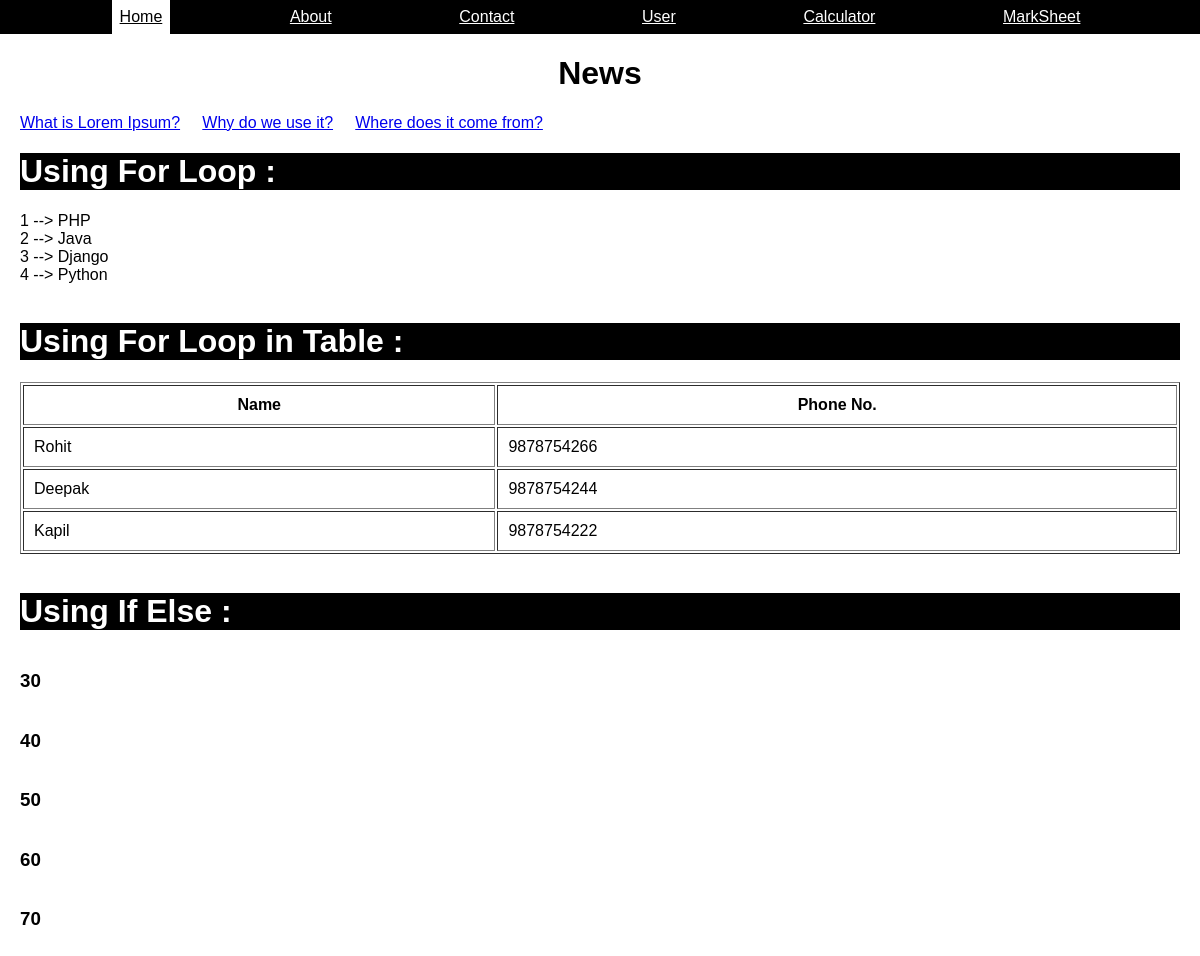
The app's page /, older data.
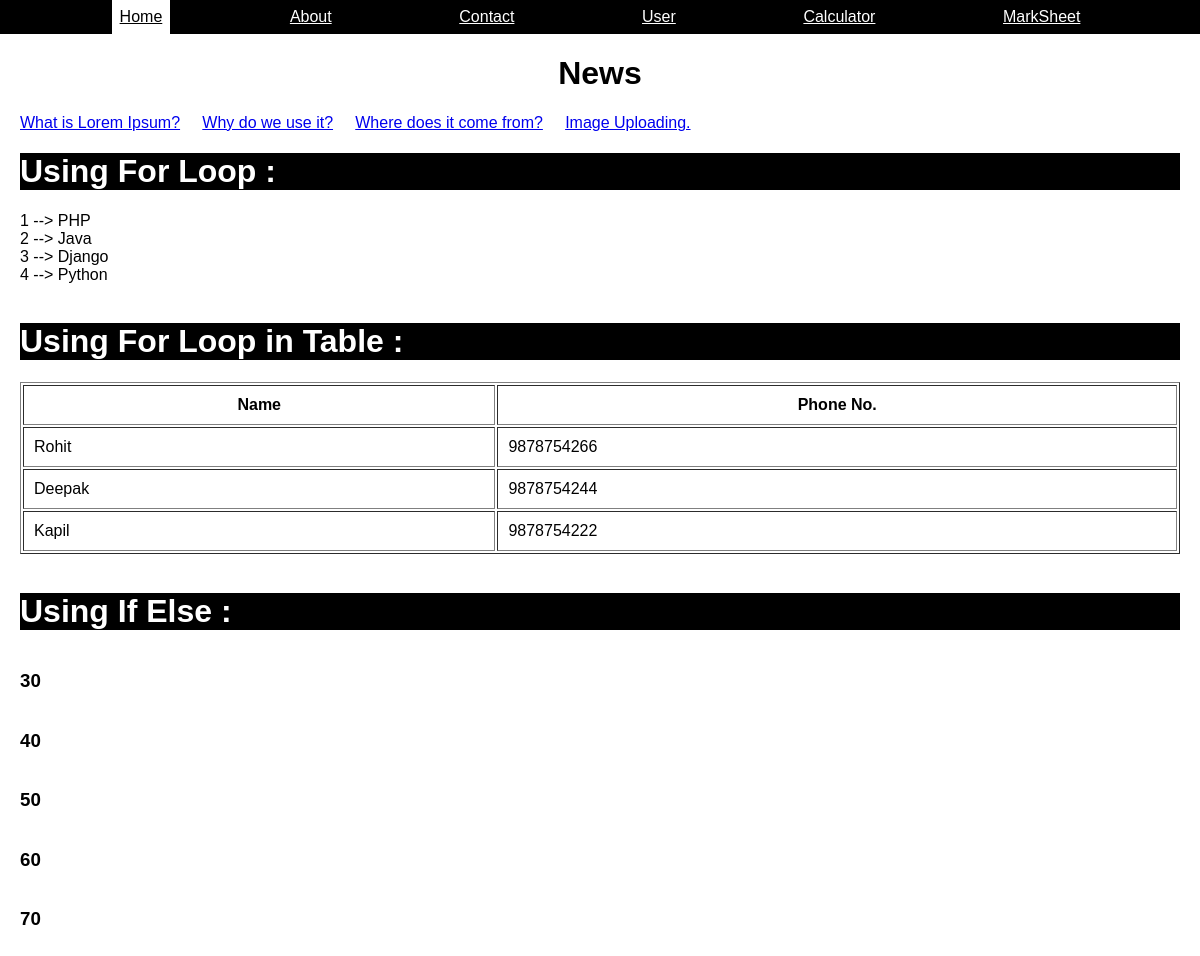
The same page, newer data.
### news/models.py (models this page shows)
class News(models.Model):
    news_title=models.CharField(max_length=100)
    news_desc=HTMLField()
    news_image=models.FileField(upload_to="news/", max_length=250, null=True, default=None)
    news_slug=AutoSlugField(populate_from="news_title", unique=True, null=True, default=None)

### learn_dj/views.py (the view)
# urls.py: path('', views.homePage, name="home"),
def homePage(request):
    news_data=News.objects.all()
    data = {
        'title' : 'Django Test',
        'bdata' : 'Welcome to the Django Testing.',
        'clist' : [ 'PHP', 'Java', 'Django', 'Python' ],
        'numbers' : [10,20,30,40,50,60,70],
        'student_details' : [
            { 'name' : 'Rohit', 'phone' : 9878754266},
            { 'name' : 'Deepak', 'phone' : 9878754244},
            { 'name' : 'Kapil', 'phone' : 9878754222}
        ],
        'news_data' : news_data
    }
    return render(request, "index.html", data)

### templates/index.html (shortened to what this page needs)
{% extends "base.html" %}
    {% block content %}
    <link rel="stylesheet" href="/static/css/main.css" />
  </head>
  <body>
    <div class="main-body">
      <h1 class="news-title">News</h1>
      <marquee onmouseover="stop()" onmouseout="start()">
        {% for news in news_data %}
          <a href="/newsDetails/{{news.news_slug}}">{{news.news_title}}</a> &nbsp;&nbsp;&nbsp;
        {% endfor %}
      </marquee>
      <h1>Using For Loop :</h1>
      {% for n in clist %}
      <div id="list_lang">{{forloop.counter}} --> {{n}}</div>
      {% endfor %}
      <br />
      <h1>Using For Loop in Table :</h1>
      <table border="1" cellpadding="10px">
        <tr>
          <th>Name</th>
          <th>Phone No.</th>
        </tr>
        {% for d in student_details %}
        <tr>
          <td>{{d.name}}</td>
          <td>{{d.phone}}</td>
        </tr>
        {% endfor %}
      </table>
      <br />
      <h1>Using If Else :</h1>
      {% if numbers|length > 0 %} {% for n in numbers %} {% if n > 20 %}
      <h3>{{n}}</h3>
      {% endif %} {% endfor %} {% else %}
      <h3>No Data Found</h3>
      <br />
      {% endif %}
      <br />
      {% endblock %}

### templates/base.html
{% include "header.html" %}
{% block content %}
{% endblock %}

### templates/header.html (shortened to what this page needs)
{% load static %}
<!DOCTYPE html>
<html lang="en">
  <head>
    <link rel="stylesheet" href="/static/css/header.css" />
  </head>
  <body>
    <div class="body">
      <ul>
        <li class="{% if request.path == '/' %} active {% endif %}"><a href="{% url "home" %}">Home</a></li>
        <li class="{% if request.path == '/about-us/' %} active {% endif %}"><a href="{% url "aboutus" %}">About</a></li>
        <li class="{% if request.path == '/contact/' %} active {% endif %}"><a href="{% url "contact" %}">Contact</a></li>
        <li class="{% if request.path == '/user/' %} active {% endif %}"><a href="{% url "user" %}">User</a></li>
        <li class="{% if request.path == '/calculator/' %} active {% endif %}"><a href="{% url "calculator" %}">Calculator</a></li>
        <li class="{% if request.path == '/marksheet/' %} active {% endif %}"><a href="{% url "marksheet" %}">MarkSheet</a></li>
      </ul>
    </div>
  </body>
</html>

### static/css/header.css (style rules this page uses)
.body { display: flex; align-items: center; }
ul { display: flex; justify-content: space-evenly; background-color: black; width: 100%; list-style-type: none; margin: 0; padding: 0; overflow: hidden; }
li { float: left; }
li a { color: white; display: block; padding: 8px; }
.active a { color: black; background-color: white; }

### static/css/main.css (style rules this page uses)
body { font-family: Arial, Helvetica, sans-serif; margin: 0; }
.main-body { display: flex; margin-left: 20px; margin-right: 20px; flex-direction: column; }
h1 { background-color: black; color: white; }
.news-title { align-self: center; color: black; background: none; }

Row changes from the older to the newer data that the page shows:
added News: news_title "Image Uploading."
